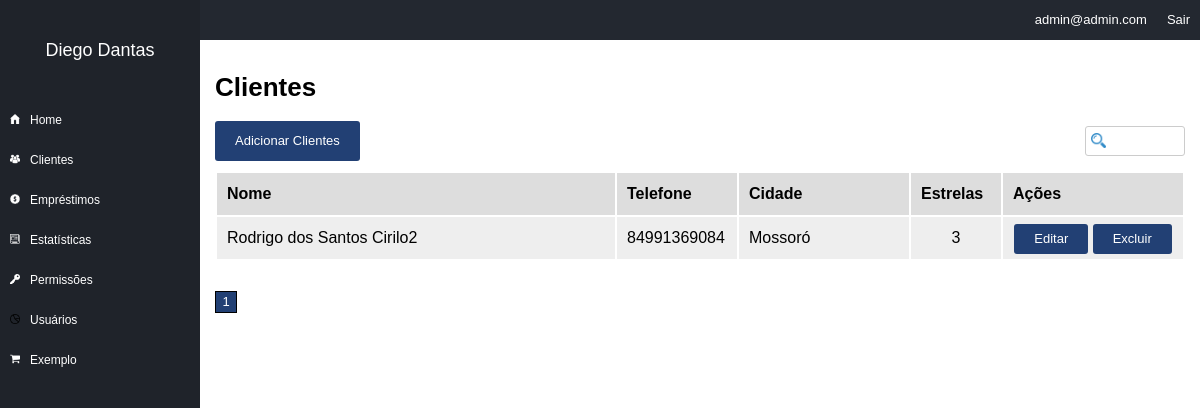
Page /clients (signed in) on the earlier database version.
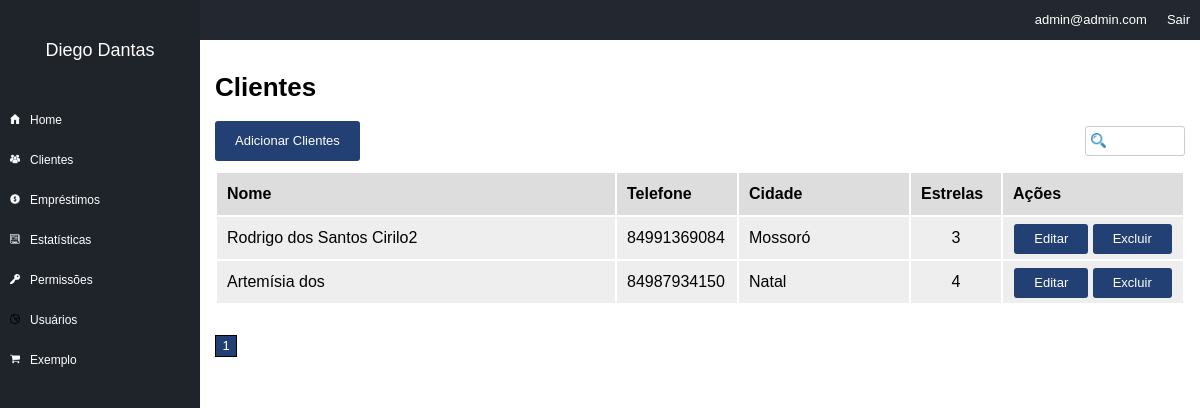
Same page on the later database version.
### tables this page shows
CREATE TABLE `clients` (
  `id` int(11) NOT NULL,
  `id_company` int(11) NOT NULL,
  `name` varchar(100) NOT NULL DEFAULT '',
  `email` varchar(100) DEFAULT NULL,
  `phone` varchar(50) DEFAULT NULL,
  `address` varchar(100) DEFAULT NULL,
  `address2` varchar(100) DEFAULT NULL,
  `address_number` varchar(50) DEFAULT NULL,
  `address_neighb` varchar(100) DEFAULT NULL,
  `address_city` varchar(50) DEFAULT NULL,
  `address_state` varchar(50) DEFAULT NULL,
  `address_country` varchar(50) DEFAULT NULL,
  `address_zipcode` varchar(50) DEFAULT NULL,
  `stars` int(11) NOT NULL DEFAULT 3,
  `internal_obs` text DEFAULT NULL
);

### config.php (called while the page is built, shortened)
<?php
$config = array();
if(ENVIRONMENT == 'development') {
	$config['dbname'] = 'financeiro';
	$config['host'] = 'localhost';
	$config['dbuser'] = 'root';
	$config['dbpass'] = '';
} else {
	$config['dbname'] = 'financeiro';
	$config['host'] = 'localhost';
	$config['dbuser'] = 'root';
	$config['dbpass'] = 'root';
}
?>

### models/Users.php (called while the page is built, shortened)
<?php
class Users extends model {
	private $userInfo;
	private $permissions;
	public function setLoggedUser() {
		if(isset($_SESSION['ccUser']) && !empty($_SESSION['ccUser'])) {
			$id = $_SESSION['ccUser'];
			$sql = $this->db->prepare("SELECT * FROM users WHERE id = :id");
			$sql->bindValue(':id', $id);
			$sql->execute();
			if($sql->rowCount() > 0) {
				$this->userInfo = $sql->fetch();
				$this->permissions = new Permissions();
				$this->permissions->setGroup($this->userInfo['id_group'], $this->userInfo['id_company']);
			}
		}
	}
	public function hasPermission($name) {
		return $this->permissions->hasPermission($name);
	}
	public function getCompany() {
		if(isset($this->userInfo['id_company'])) {
			return $this->userInfo['id_company'];
		} else {
			return 0;
		}
	}
	public function getEmail() {
		if(isset($this->userInfo['email'])) {
			return $this->userInfo['email'];
		} else {
			return '';
		}
	}
}

### models/Permissions.php (called while the page is built, shortened)
<?php
class Permissions extends model {
	private $permissions;
	public function setGroup($id, $id_company){
		$this->permissions = array();
		$sql = $this->db->prepare("SELECT params FROM permission_groups WHERE id = :id AND id_company = :id_company");
		$sql->bindValue(':id', $id);
		$sql->bindValue(':id_company', $id_company);
		$sql->execute();
		if($sql->rowCount() > 0) {
			$row = $sql->fetch();
			$params = $row['params'];
			$sql = $this->db->prepare("SELECT name FROM permission_params WHERE id IN ($params) AND id_company = :id_company");
			$sql->bindValue(':id_company', $id_company);
			$sql->execute();
			if($sql->rowCount() > 0) {
				foreach($sql->fetchAll() as $item) {
					$this->permissions[] = $item['name'];
				}
			}
		}
	}
	public function hasPermission($name) {
		if(in_array($name, $this->permissions)){
			return true;
		} else {
			return false;
		}
	}
}

### core/Controller.php (called while the page is built, shortened)
<?php
class controller {
	public function loadTemplate($viewName, $viewData = array()) {
		include 'views/template.php';
	}
	public function loadViewInTemplate($viewName, $viewData) {
		extract($viewData);
		include 'views/'.$viewName.'.php';
	}
}

### core/Core.php (called while the page is built, shortened)
<?php
class Core {
	public function run() {
        $url = explode('index.php', $_SERVER['PHP_SELF']);
        $url = end($url);
		$params = array();
		if(!empty($url) && $url != '/') {
			$url = explode('/', $url);
			array_shift($url);
			array_shift($url);
			if(isset($url[0])) {
				$currentAction = $url[0];
				array_shift($url);
			} else {
				$currentAction = 'index';
			}
		} else {
			$currentController = 'homeController';
			$currentAction = 'index';
		}
		$c = new $currentController();
		call_user_func_array(array($c, $currentAction), $params);
	}
}

### index.php (called while the page is built, shortened)
<?php
require 'config.php';
$core = new Core();
$core->run();
?>

### core/Model.php (called while the page is built, shortened)
<?php
class model {
	public function __construct() {
		global $config;
		$this->db = new PDO("mysql:dbname=".$config['dbname'].";host=".$config['host'], $config['dbuser'], $config['dbpass']);
	}
}
?>

### models/Clients.php (called while the page is built, shortened)
<?php
class Clients extends model{
	public function getList($offset, $id_company) {
		$array = array();
		$sql = $this->db->prepare("SELECT * FROM clients WHERE id_company = :id_company LIMIT $offset, 10");
		$sql->bindValue(':id_company', $id_company);
		$sql->execute();
		if($sql->rowCount() > 0) {
			$array = $sql->fetchAll();
		}
		return $array;
	}
}

### models/Companies.php (called while the page is built, shortened)
<?php
class Companies extends model{
	private $companyInfo;
	public function __construct($id) {
		$sql = $this->db->prepare("SELECT * FROM companies WHERE id = :id");
		$sql->bindValue(':id', $id);
		$sql->execute();
		if($sql->rowCount() > 0) {
			$this->companyInfo = $sql->fetch();
		}
	}
	public function getName(){
		if(isset($this->companyInfo['name'])) {
			return $this->companyInfo['name'];
		}else{
			return '';
		}
	}
}

### views/clients.php (the view)
<h1>Clientes</h1>
<?php if($edit_permission): ?>
<div class="button"><a href="<?php echo BASE_URL; ?>clients/add">Adicionar Clientes</a></div>
<?php endif; ?>
<input type="text" id="busca" data-type="search_clients">
<table border="0" width="100%">
	<tr>
		<th>Nome</th>
		<th>Telefone</th>
		<th>Cidade</th>
		<th>Estrelas</th>
		<th>Ações</th>
	</tr>
	<?php foreach($clients_list as $c): ?>
	<tr>
		<td><?php echo $c['name']; ?></td>
		<td width="100"><?php echo $c['phone']; ?></td>
		<td width="150"><?php echo $c['address_city']; ?></td>
		<td width="70" style="text-align:center"><?php echo $c['stars']; ?></td>
		<td width="160" style="text-align:center">
			<?php if($edit_permission): ?>
				<div class="button button_small"><a href="<?php echo BASE_URL; ?>clients/edit/<?php echo $c['id']; ?>">Editar</a></div>
				<div class="button button_small"><a href="<?php echo BASE_URL; ?>clients/delete/<?php echo $c['id']; ?>" onclick="return confirm('Tem certeza que deseja excluir?')">Excluir</a></div>
			<?php else: ?>
				<div class="button button_small"><a href="<?php echo BASE_URL; ?>clients/view/<?php echo $c['id']; ?>">Visualizar</a></div>
			<?php endif; ?>
		</td>
	</tr>
	<?php endforeach; ?>
</table>
<div class="pagination">
	<?php for($q=1;$q<=$p_count;$q++): ?>
		<div class="pag_item <?php echo ($q == $p)?'pag_ativo':';' ?>">
			<a href="<?php echo BASE_URL;?>/clients?p=<?php echo $q;?>">
				<?php echo $q; ?>
			</a>
		</div>
	<?php endfor; ?>
</div>

### controllers/clientsController.php (shortened to what this page needs)
<?php
class clientsController extends controller {
    public function index() {
        $data = array();
        $u = new Users();
        $u->setLoggedUser();
        $company = new Companies($u->getCompany());
        $data['company_name'] = $company->getName();
        $data['user_email'] = $u->getEmail();
        if($u->hasPermission('clients_view')) {
            $c = new Clients();
            $data['p'] = 1;
            $offset = (10*($data['p']-1));
            $data['clients_list'] = $c->getList($offset, $u->getCompany());
            $data['clients_count'] = $c->getCount($u->getCompany());
            $data['p_count'] = ceil($data['clients_count']/10);
            $data['edit_permission'] = $u->hasPermission('clients_edit');
            $this->loadTemplate('clients', $data);
        } else {
            header("Location: ".BASE_URL);
        }
    }
}

### views/template.php (shortened to what this page needs)
<html>
    <head>
        <link href="<?php echo BASE_URL; ?>/assets/css/template.css" rel="stylesheet" />
    </head>
    <body>
        <div class="leftmenu">
            <div class="company_name">
                <?php echo $viewData['company_name']; ?>
            </div>
            <div class="menuarea">
                <ul>
                    <li><a href="<?php echo BASE_URL; ?>">Home</a></li>
                    <li><a href="<?php echo BASE_URL; ?>clients">Clientes</a></li>
                    <li><a href="<?php echo BASE_URL; ?>emprestimo">Empréstimos</a></li>
                    <li><a href="<?php echo BASE_URL; ?>estatistica">Estatísticas</a></li>
                    <li><a href="<?php echo BASE_URL; ?>permissions">Permissões</a></li>
                    <li><a href="<?php echo BASE_URL; ?>users">Usuários</a></li>
                    <li><a href="<?php echo BASE_URL; ?>exemplo">Exemplo</a></li>
                </ul>
            </div>
        </div>
        <div class="container">
            <div class="top">
                <div class="top_right"><a href="<?php echo BASE_URL.'/login/logout'; ?>">Sair</a></div>
                <div class="top_right"><?php echo $viewData ['user_email']; ?></div>
            </div>
            <div class="area">
                <?php $this->loadViewInTemplate($viewName, $viewData); ?>
            </div>
         </div>
    </body>
</html>

### assets/css/template.css (style rules this page uses)
body { margin:0; padding:0; font-size:13px; font-family:Arial; }
.leftmenu { width:200px; background-color:#1f232a; position:fixed; left:0; top:0; bottom:0; }
.company_name { height:100px; line-height: 100px; font-size:18px; color:#FFF; text-align: center; }
.container { padding-left:200px; }
.top { height:40px; background-color:#232830; color:#FFF; font-size:13px; }
.top_right { float:right; height:40px; line-height: 40px; padding-left:10px; padding-right:10px; }
.top_right a { color:#FFF; text-decoration: none; }
.menuarea { color:#FFF; }
.menuarea ul { margin:0; padding:0; list-style: none; }
.menuarea li { height:40px; line-height: 40px; font-size:12px; padding-left:30px; background-size:10px 10px; background-repeat: no-repeat; background-position: 10px 14px; }
.menuarea li a { color:#FFF; text-decoration: none; display:block; }
.menuarea li:nth-child(1) { background-image:url('../images/home.png'); }
.menuarea li:nth-child(2) { background-image:url('../images/users.png'); }
.menuarea li:nth-child(3) { background-image:url('../images/sales.png'); }
.menuarea li:nth-child(4) { background-image:url('../images/reports.png'); }
.menuarea li:nth-child(5) { background-image:url('../images/key.png'); }
.menuarea li:nth-child(6) { background-image:url('../images/grafico.png'); }
.menuarea li:nth-child(7) { background-image:url('../images/purchases.png'); }
.area { padding:15px; }
input[type=text], input[type=email], input[type=password], input[type=number], select, textarea { width:100%; height:30px; font-size:13px; outline:0; padding-left:5px; padding-right:5px; margin-top:5px; }
input[type=submit], button, .button { border:0px; background-color:#224074; color:#FFF; height:40px; line-height: 40px; border-radius:3px; padding-left:20px; padding-right:20px; cursor:pointer; font-size:13px; display: inline-block; }
.button_small { height:30px; line-height: 30px; }
.button a { color:#FFF; text-decoration: none; }
table { margin-top:10px; }
table th { height:40px; line-height: 40px; background-color:#DDD; text-align: left; padding-left:10px; padding-right: 10px; }
table td { height:40px; line-height: 40px; background-color:#EEE; text-align: left; padding-left:10px; padding-right: 10px; }
.pagination { margin-top:30px; margin-bottom:30px; }
.pag_item { width:20px; height:20px; float:left; border:1px solid #000; margin-right: 3px; text-align: center; line-height: 20px; }
.pag_item a { color:#000; text-decoration: none; }
.pag_ativo { background-color:#224074; }
.pag_ativo a { color:#FFF; }
#busca { width:100px; float:right; background-image:url('../images/search.png'); background-repeat: no-repeat; background-size:15px 15px; background-position: 5px; padding-left:25px; border-radius:3px; border:1px solid #CCC; }

Differences in the rows shown:
added clients: name "Artemísia dos", phone "84987934150", address_city "Natal", stars "4"
